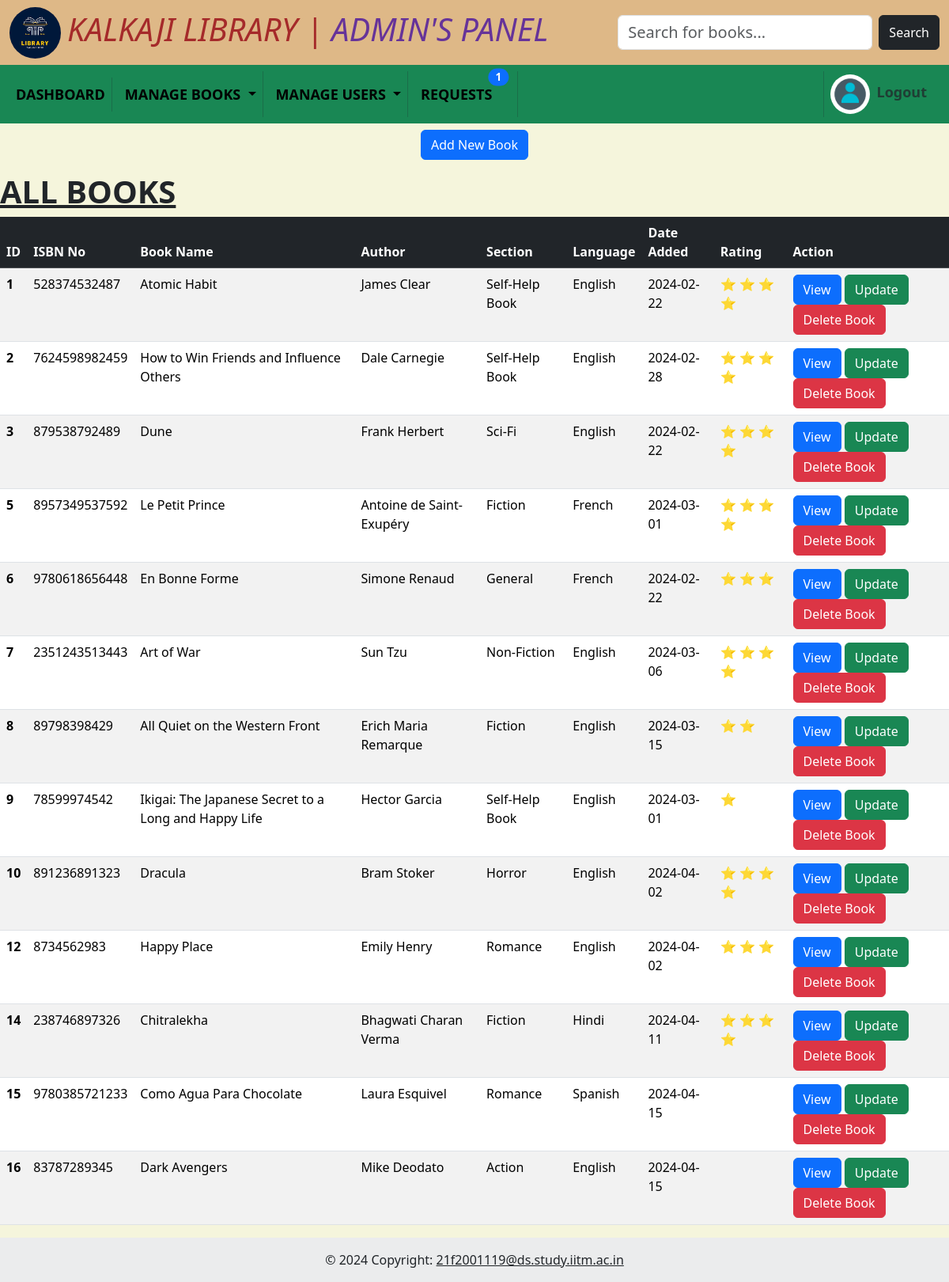
The app's page /all-books (signed in) with its own data.
### models/model.py (models this page shows)
class Book(db.Model):
    __tablename__ = "book"
    id = db.Column(db.Integer, autoincrement=True, nullable=False, primary_key=True)
    isbn = db.Column(db.Integer, unique=True, nullable=False)
    name = db.Column(db.String, nullable=False)
    content = db.Column(db.String)
    author_name = db.Column(db.String)
    section = db.Column(db.Integer, db.ForeignKey("sections.id"), nullable=False)
    language = db.Column(db.String)
    date_added = db.Column(db.Date)
    rating = db.Column(db.Integer)
    enrollments = db.relationship("Enrollments", back_populates="book")
    ratings = db.relationship("Rating", backref="book")
    sections = db.relationship('Sections', backref='books')

class Sections(db.Model):
    __tablename__ = "sections"
    id = db.Column(db.Integer, autoincrement=True, primary_key=True)
    name = db.Column(db.String, nullable=False, unique=True)
    date_created = db.Column(db.Date)
    description = db.Column(db.String)

### controllers/admin.py (the view)
@app.route("/all-books", methods=["GET", "POST"])
def all_books():
    if request.method == "GET":
        books = Book.query.all()
        return render_template("admin/all_books.html", books=books)
    elif request.method == "POST":
        if "new_book" in request.form:
            return redirect(url_for("new_book"))

### controllers/admin.py (called while the page is built)
@app.before_request
def before_req():
    if "admin" not in session and request.endpoint in admin_routes:
        return redirect("/admin_login")
    elif "user_id" not in session and request.endpoint in user_routes:
        return redirect("/user_login")

### controllers/index.py (called while the page is built)
@app.context_processor
def inject_admin():
    admin1 = 1
    admin0 = 0
    req = Book_req.query.all()
    msg = Messages.query.filter_by(user_id=session.get('user_id')).all()
    return dict(admin1=admin1, admin0=admin0, req=len(req), msg=len(msg))

### templates/admin/all_books.html (shortened to what this page needs)
{% include 'admin/layout.html' %}
<nav class="navbar navbar-expand-lg">
    <div class="container-fluid">
        <div class="collapse navbar-collapse justify-content-center" id="navbarSupportedContent">
            <ul class="navbar-nav mb-lg-0">
                <li class="nav-item">
                    <form method="post">
                        <button type="submit" name="new_book" class="btn btn-primary">Add New Book</button>
                    </form>
                </li>
            </ul>
        </div>
    </div>
</nav>
<div class=" mt-2">
    <table class="table table-striped table-hover">
        <h1 class="fw-bold text-uppercase text-decoration-underline">All Books</h1>
        <thead class="table-dark">
            <tr>
                <th scope="col">ID</th>
                <th scope="col">ISBN No</th>
                <th scope="col">Book Name</th>
                <th scope="col">Author</th>
                <th scope="col">Section</th>
                <th scope="col">Language</th>
                <th scope="col">Date Added</th>
                <th scope="col">Rating</th>
                <th scope="col">Action</th>
            </tr>
        </thead>
        <tbody>
            {% for book in books %}
            <tr>
                <th scope="row">{{book.id}}</th>
                <td>{{book.isbn}}</td>
                <td>{{book.name}}</td>
                <td>{{book.author_name}}</td>
                <td>{{book.sections.name}}</td>
                <td>{{book.language}}</td>
                <td>{{book.date_added}}</td>
                <td>
                    {% if book.rating is not none %}
                    {% for i in range(book.rating) %}
                    ⭐
                    {% endfor %}
                    {% endif %}
                </td>
                <td>
                    <a href="/view/{{book.id}}"><button class="btn btn-primary">View</button></a>
                    <a href="/update/{{book.id}}"><button class="btn btn-success">Update</button></a>
                    <button type="button" class="btn btn-danger" data-bs-toggle="modal"
                        data-bs-target="#exampleModal{{ book.id }}">Delete Book</button>
                </td>
            </tr>
            {% endfor %}
        </tbody>
    </table>
</div>
<footer class="bg-body-tertiary text-center text-lg-start">
    <div class="text-center p-3" style="background-color: rgba(0, 0, 0, 0.05);">
        © 2024 Copyright:
        <a class="text-body" href="mailto:21f2001119@ds.study.iitm.ac.in">21f2001119@ds.study.iitm.ac.in</a>
    </div>
</footer>
</body>
</html>

### static/global.css (style rules this page uses)
body { background-color: beige; }

### records on screen
Book: id "1", isbn "528374532487", name "Atomic Habit", author_name "James Clear", sections.name "Self-Help Book", language "English", date_added "2024-02-22", rating 4 (drawn)
Book: id "2", isbn "7624598982459", name "How to Win Friends and Influence Others", author_name "Dale Carnegie", sections.name "Self-Help Book", language "English", date_added "2024-02-28", rating 4 (drawn)
Book: id "3", isbn "879538792489", name "Dune", author_name "Frank Herbert", sections.name "Sci-Fi", language "English", date_added "2024-02-22", rating 4 (drawn)
Book: id "5", isbn "8957349537592", name "Le Petit Prince", author_name "Antoine de Saint-Exupéry", sections.name "Fiction", language "French", date_added "2024-03-01", rating 4 (drawn)
Book: id "6", isbn "9780618656448", name "En Bonne Forme", author_name "Simone Renaud", sections.name "General", language "French", date_added "2024-02-22", rating 3 (drawn)
Book: id "7", isbn "2351243513443", name "Art of War", author_name "Sun Tzu", sections.name "Non-Fiction", language "English", date_added "2024-03-06", rating 4 (drawn)
Book: id "8", isbn "89798398429", name "All Quiet on the Western Front", author_name "Erich Maria Remarque", sections.name "Fiction", language "English", date_added "2024-03-15", rating 2 (drawn)
Book: id "9", isbn "78599974542", name "Ikigai: The Japanese Secret to a Long and Happy Life", author_name "Hector Garcia", sections.name "Self-Help Book", language "English", date_added "2024-03-01", rating 1 (drawn)
Book: id "10", isbn "891236891323", name "Dracula", author_name "Bram Stoker", sections.name "Horror", language "English", date_added "2024-04-02", rating 4 (drawn)
Book: id "12", isbn "8734562983", name "Happy Place", author_name "Emily Henry", sections.name "Romance", language "English", date_added "2024-04-02", rating 3 (drawn)
Book: id "14", isbn "238746897326", name "Chitralekha", author_name "Bhagwati Charan Verma", sections.name "Fiction", language "Hindi", date_added "2024-04-11", rating 4 (drawn)
Book: id "15", isbn "9780385721233", name "Como Agua Para Chocolate", author_name "Laura Esquivel", sections.name "Romance", language "Spanish", date_added "2024-04-15"
Book: id "16", isbn "83787289345", name "Dark Avengers", author_name "Mike Deodato", sections.name "Action", language "English", date_added "2024-04-15"

### other values on screen
{{ req }} "1"
